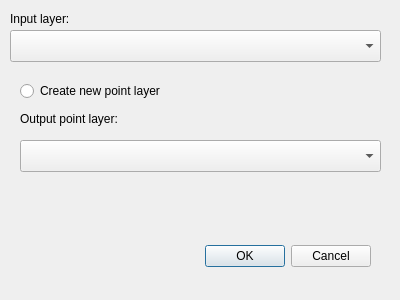
<?xml version="1.0" encoding="UTF-8"?>
<ui version="4.0">
 <class>ExtractNodesDialogBase</class>
 <widget class="QDialog" name="ExtractNodesDialogBase">
  <property name="geometry">
   <rect>
    <x>0</x>
    <y>0</y>
    <width>400</width>
    <height>300</height>
   </rect>
  </property>
  <property name="windowTitle">
   <string>ExtractNodes</string>
  </property>
  <widget class="QDialogButtonBox" name="button_box">
   <property name="geometry">
    <rect>
     <x>30</x>
     <y>240</y>
     <width>341</width>
     <height>32</height>
    </rect>
   </property>
   <property name="orientation">
    <enum>Qt::Horizontal</enum>
   </property>
   <property name="standardButtons">
    <set>QDialogButtonBox::Cancel|QDialogButtonBox::Ok</set>
   </property>
  </widget>
  <widget class="QLabel" name="label">
   <property name="geometry">
    <rect>
     <x>10</x>
     <y>10</y>
     <width>81</width>
     <height>17</height>
    </rect>
   </property>
   <property name="text">
    <string>Input layer:</string>
   </property>
  </widget>
  <widget class="QgsMapLayerComboBox" name="inputLayer">
   <property name="geometry">
    <rect>
     <x>10</x>
     <y>30</y>
     <width>371</width>
     <height>32</height>
    </rect>
   </property>
  </widget>
  <widget class="QRadioButton" name="radioButton">
   <property name="geometry">
    <rect>
     <x>20</x>
     <y>80</y>
     <width>181</width>
     <height>22</height>
    </rect>
   </property>
   <property name="text">
    <string>Create new point layer</string>
   </property>
  </widget>
  <widget class="QLabel" name="label_2">
   <property name="geometry">
    <rect>
     <x>20</x>
     <y>110</y>
     <width>141</width>
     <height>17</height>
    </rect>
   </property>
   <property name="text">
    <string>Output point layer:</string>
   </property>
  </widget>
  <widget class="QgsMapLayerComboBox" name="outputLayer">
   <property name="geometry">
    <rect>
     <x>20</x>
     <y>140</y>
     <width>361</width>
     <height>32</height>
    </rect>
   </property>
  </widget>
 </widget>
 <customwidgets>
  <customwidget>
   <class>QgsMapLayerComboBox</class>
   <extends>QComboBox</extends>
   <header>qgsmaplayercombobox.h</header>
  </customwidget>
 </customwidgets>
 <resources/>
 <connections>
  <connection>
   <sender>button_box</sender>
   <signal>accepted()</signal>
   <receiver>ExtractNodesDialogBase</receiver>
   <slot>accept()</slot>
   <hints>
    <hint type="sourcelabel">
     <x>20</x>
     <y>20</y>
    </hint>
    <hint type="destinationlabel">
     <x>20</x>
     <y>20</y>
    </hint>
   </hints>
  </connection>
  <connection>
   <sender>button_box</sender>
   <signal>rejected()</signal>
   <receiver>ExtractNodesDialogBase</receiver>
   <slot>reject()</slot>
   <hints>
    <hint type="sourcelabel">
     <x>20</x>
     <y>20</y>
    </hint>
    <hint type="destinationlabel">
     <x>20</x>
     <y>20</y>
    </hint>
   </hints>
  </connection>
 </connections>
</ui>
